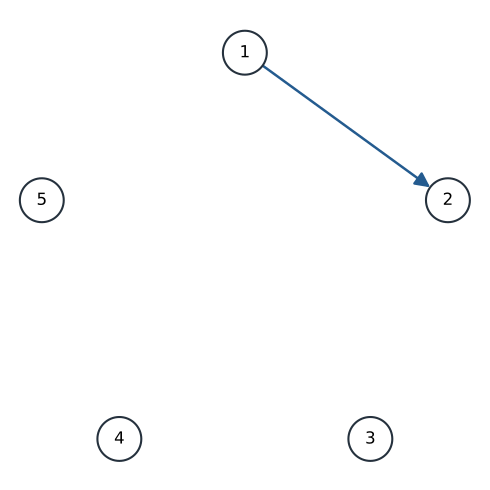

Generate this figure with Python:
"""Plot the most frequent graph across the five retained base-simple chains."""

from collections import Counter
from pathlib import Path
import sys

import matplotlib

matplotlib.use("Agg")
import matplotlib.pyplot as plt
import networkx as nx
import numpy as np
import pandas as pd


CODE_ROOT = Path(__file__).resolve().parents[5]
if str(CODE_ROOT) not in sys.path:
    sys.path.insert(0, str(CODE_ROOT))

from examples.gclm.simulation_study.settings import get_simulation_case
from examples.gclm.simulation_study.run_simulation_study import edge_order


BASE_CASE_ID = "G2_n800_lambda5_simple_base"
RUNS_DIR = CODE_ROOT / "examples/gclm/simulation_study/runs" / BASE_CASE_ID
OUTPUT = Path(__file__).with_suffix(".pdf")


def most_frequent_graph(case):
    """Count complete graph identities, pooling equally long retained chains."""
    counts = Counter()
    total = 0
    expected_per_chain = (case.iterations - case.burn_in) // case.thinning
    for chain_number in range(1, len(case.chain_seeds) + 1):
        path = RUNS_DIR / f"chain_{chain_number:02d}.csv"
        chain_draws = 0
        for chunk in pd.read_csv(path, usecols=["graph_bitmask"], chunksize=100_000):
            bitmasks, frequencies = np.unique(
                chunk["graph_bitmask"].to_numpy(dtype=np.int64),
                return_counts=True,
            )
            counts.update(dict(zip(bitmasks.tolist(), frequencies.tolist())))
            chain_draws += len(chunk)
        if chain_draws != expected_per_chain:
            raise ValueError(f"{path} has {chain_draws} draws; expected {expected_per_chain}")
        total += chain_draws

    # Resolve an exact count tie by choosing the smaller canonical bitmask.
    bitmask, visits = max(counts.items(), key=lambda item: (item[1], -item[0]))
    edges = tuple(edge for index, edge in enumerate(edge_order(case.generating_model.p))
                  if bitmask & (1 << index))
    return edges, visits / total


def main():
    case = get_simulation_case(BASE_CASE_ID)
    edges, probability = most_frequent_graph(case)
    p = case.generating_model.p
    graph = nx.DiGraph()
    graph.add_nodes_from(range(1, p + 1))
    # The diagonal drift terms are implicit; only off-diagonal edges are drawn.
    graph.add_edges_from((source + 1, target + 1) for source, target in edges)

    angles = np.pi / 2 - 2 * np.pi * np.arange(p) / p
    positions = {
        vertex: (np.cos(angle), np.sin(angle))
        for vertex, angle in enumerate(angles, start=1)
    }
    figure, axis = plt.subplots(figsize=(5, 5))
    nx.draw_networkx_edges(
        graph, positions, ax=axis, arrows=True, arrowstyle="-|>",
        arrowsize=22, node_size=1000, width=1.8, edge_color="#245b8f",
    )
    nx.draw_networkx_nodes(
        graph, positions, ax=axis, node_size=1000, node_color="white",
        edgecolors="#25313d", linewidths=1.5,
    )
    nx.draw_networkx_labels(graph, positions, ax=axis, font_size=12)
    axis.set_aspect("equal")
    axis.set_xlim(-1.10, 1.10)
    axis.set_ylim(-1.00, 1.20)
    axis.axis("off")
    figure.tight_layout()
    figure.savefig(OUTPUT, bbox_inches="tight")
    plt.close(figure)
    print(f"MAP graph: {edges}; estimated posterior probability: {probability:.6f}")
    print(f"Saved {OUTPUT}")


if __name__ == "__main__":
    main()
